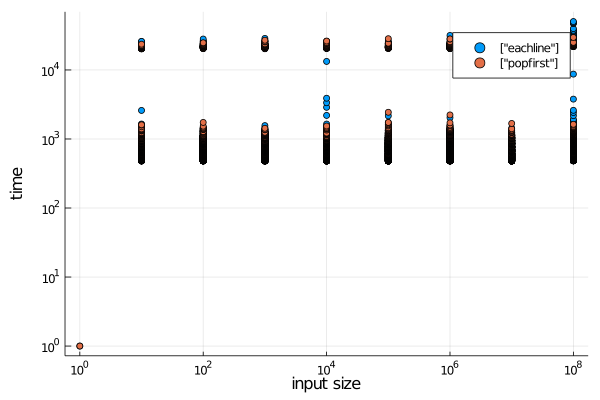

Julia code for this plot:
using Plots
using BenchmarkTools

include("generate_input.jl")


function read_each()
    pipeline(`julia eachline.jl`, stdin="input.txt")
end


function read_popfirst()
    pipeline(`julia popfirst.jl`, stdin="input.txt")
end

function main(N)
    times_each = [1 1]
    times_pop = [1 1]

    input_sizes = [10^i for i in 1:N]

    for size in input_sizes
        println("benchmark size:$size")
        generate(size)
        benchmark = @benchmark read_each()
        times_each = vcat(times_each, hcat([fill(size, length(benchmark.times)), benchmark.times]...))
        println("each: $(benchmark)")
        benchmark = @benchmark read_popfirst()
        times_pop = vcat(times_pop, hcat([fill(size, length(benchmark.times)), benchmark.times]...))
        println("pop: $(benchmark)")
    end
    sc = scatter(times_each[:, 1], times_each[:, 2], label=["eachline"])
    xaxis!("input size", :log10)
    yaxis!("time[ns]", :log10)
    scatter!(times_pop[:, 1], times_pop[:, 2],label=["popfirst"])
    savefig(sc, "benchmark.png")
end

main(8)
